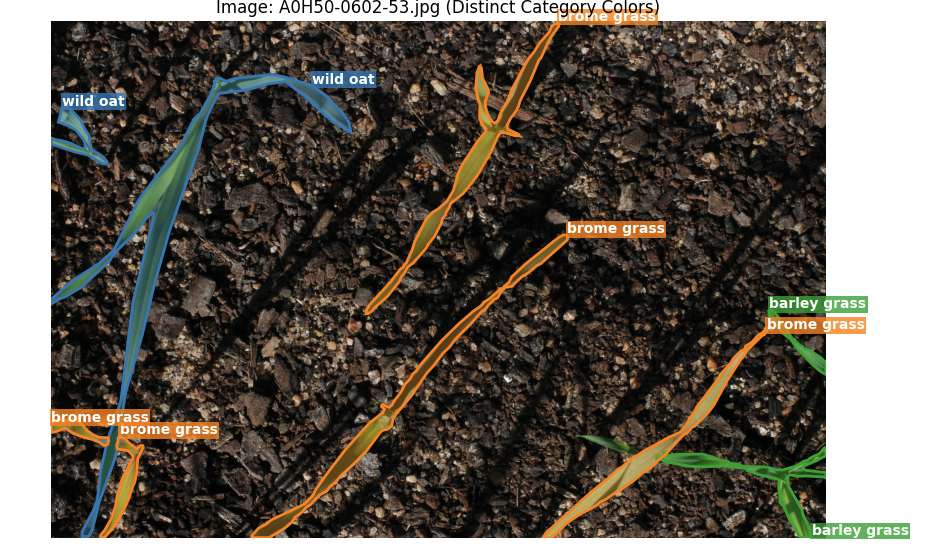
#> input picture data/raw_images/sample.png, 943 x 554 px
$ python split_images.py ../data/raw_images out
#> lines starting #> are read from the running program, lines starting #| are printed output that depends on the picture
"""Split matching images in a directory into an equal square grid.

Examples:
    python scripts/split_images.py data/source data/split --grid 3
    python scripts/split_images.py data/source data/wild_split --grid 2 --name-contains wild
"""

from __future__ import annotations

import argparse
from pathlib import Path

import cv2

IMAGE_EXTENSIONS = {".jpg", ".jpeg", ".png"}


def split_image(image_path: Path, output_dir: Path, grid: int) -> list[Path]:
    """Split one image into grid x grid parts without dropping edge pixels."""
#> called with grid = 3
    image = cv2.imread(str(image_path))
#> image is the input picture: shape (554, 943, 3); mean B, G, R 88, 96.6, 102.6
    if image is None:
        raise ValueError(f"Unable to read image: {image_path}")

    height, width = image.shape[:2]
#> height = 554; width = 943
    if grid < 1 or grid > min(height, width):
        raise ValueError(
            f"Grid must be between 1 and the shortest image dimension "
            f"({min(height, width)}), got {grid}"
        )

    output_dir.mkdir(parents=True, exist_ok=True)
    written: list[Path] = []
    part = 1
    for row in range(grid):
        y1 = row * height // grid
        y2 = (row + 1) * height // grid
        for column in range(grid):
            x1 = column * width // grid
            x2 = (column + 1) * width // grid
            output_path = output_dir / f"{image_path.stem}_part{part}.jpg"
            if not cv2.imwrite(str(output_path), image[y1:y2, x1:x2]):
                raise OSError(f"Unable to write image: {output_path}")
            written.append(output_path)
            part += 1
#> this loop made 3 passes
#> pass 1, ``:
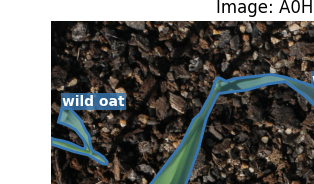
#> saved as sample_part1.jpg: shape (184, 314, 3); mean B, G, R 100, 102.4, 102.3
#> pass 1, ``:
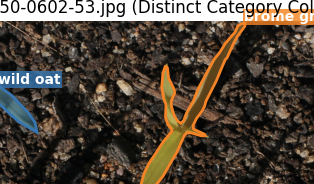
#> saved as sample_part2.jpg: shape (184, 314, 3); mean B, G, R 59.4, 70, 79.8
#> pass 1, ``:
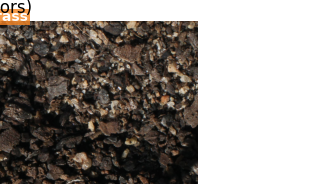
#> saved as sample_part3.jpg: shape (184, 315, 3); mean B, G, R 136.6, 141.7, 147.6
#> pass 2, ``:
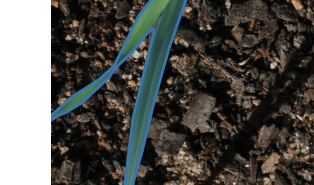
#> saved as sample_part4.jpg: shape (185, 314, 3); mean B, G, R 78.1, 82.7, 83.5
#> after the loop, part = 10
    return written


def make_parser() -> argparse.ArgumentParser:
    parser = argparse.ArgumentParser(
        description="Split JPG and PNG images into an equal square grid."
    )
    parser.add_argument("input_dir", type=Path)
    parser.add_argument("output_dir", type=Path)
    parser.add_argument(
        "--grid",
        type=int,
        default=3,
        help="Rows and columns; 2 creates 4 parts and 3 creates 9.",
    )
    parser.add_argument(
        "--name-contains",
        default="",
        help="Only process filenames containing this text (case-insensitive).",
    )
    return parser


def main() -> None:
    args = make_parser().parse_args()
    input_dir = args.input_dir.resolve()
    output_dir = args.output_dir.resolve()
    if not input_dir.is_dir():
        raise SystemExit(f"Input directory does not exist: {input_dir}")
    if args.grid < 1:
        raise SystemExit("--grid must be at least 1")

    needle = args.name_contains.casefold()
    image_paths = sorted(
        path
        for path in input_dir.iterdir()
        if path.is_file()
        and path.suffix.casefold() in IMAGE_EXTENSIONS
        and needle in path.stem.casefold()
    )
    if not image_paths:
        raise SystemExit(f"No matching JPG or PNG images found in {input_dir}")

    failures = 0
    for image_path in image_paths:
        try:
            written = split_image(image_path, output_dir, args.grid)
            print(f"{image_path.name}: wrote {len(written)} parts")
#| sample.png: wrote 9 parts
        except (OSError, ValueError) as exc:
            failures += 1
            print(f"{image_path.name}: {exc}")

    processed = len(image_paths) - failures
    print(f"Processed {processed}/{len(image_paths)} images into {output_dir}")
    if failures:
        raise SystemExit(1)


if __name__ == "__main__":
    main()
